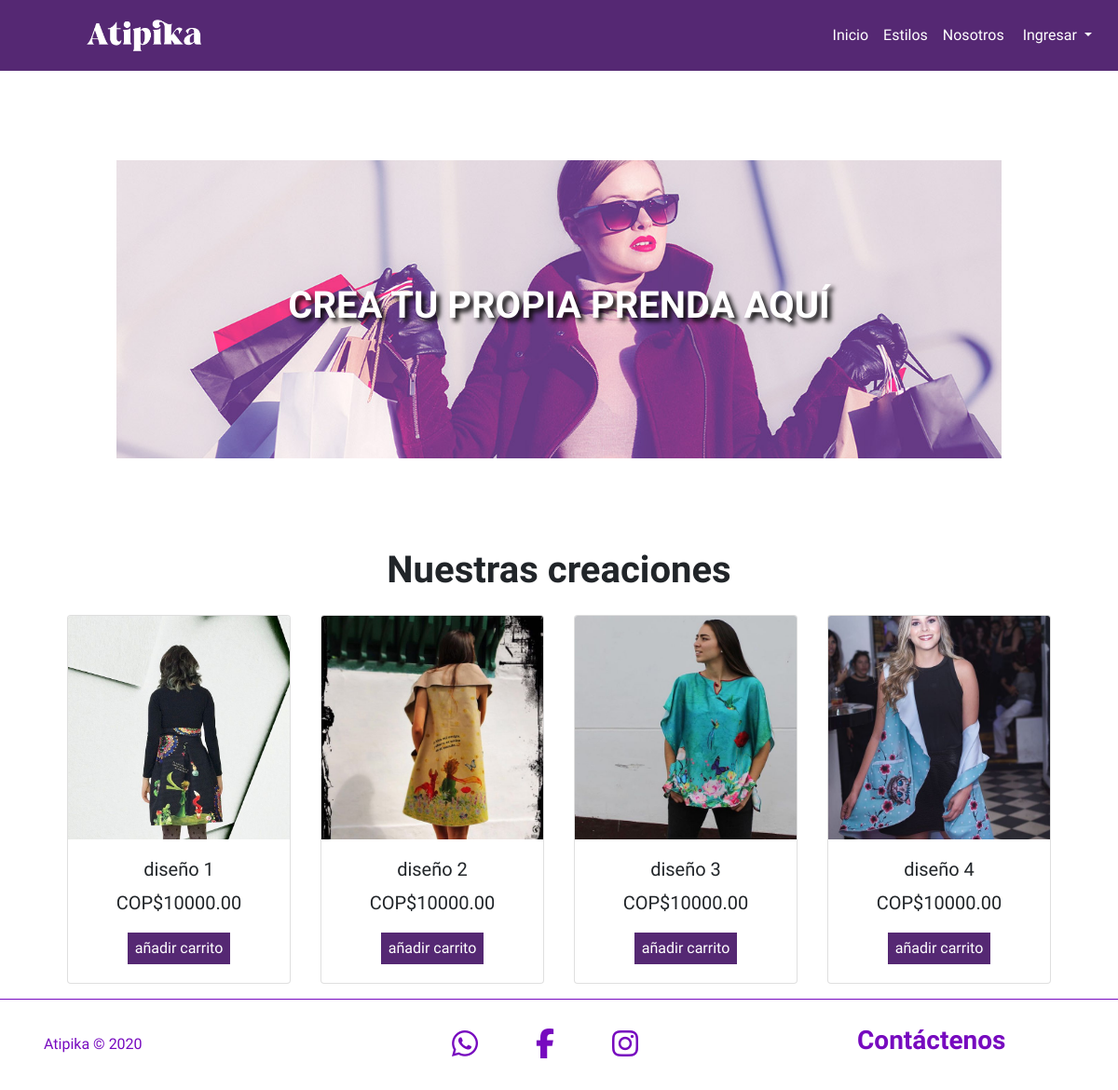
The app's page /vistas/estilos/estilos.php with its own data.
### conexion.php (called while the page is built, shortened)
<?php
$urlimagen="http://localhost/GIT/atipika/images/";
?>

### vistas/estilos/estilos.php (the view, shortened to what this page needs)
<?php
    include '../../conexion.php';
        if(!isset($_SESSION['rol'])){
            include '../../includes/header/header_inicio.php';
        }
    $sel=$conn->query('SELECT * FROM tbldiseñohechos');
?>
<!DOCTYPE html>
<html lang="es">
<head>
    <link rel="stylesheet" href="https://maxcdn.bootstrapcdn.com/bootstrap/4.0.0/css/bootstrap.min.css"
>
    <link rel="stylesheet" href="../../css/estilo.css">
</head>
<body>
        <section class="mt-5 mb-5">
            <div class="container text-center">
                <section class="sect-index">
                    <div class="bg-index">
                        <div class="img-titulo text-center">
                            <a href="../crear-estilo/crear_estilo.php">
                                <h1>CREA TU PROPIA PRENDA AQUÍ</h1>
                            </a>
                        </div>
                    </div>
                </section>
            </div>
        </section>
    <div class="container text-center">
        <h1>Nuestras creaciones</h1>
        <div class="row2 text-center">
            <?php
                while($fila=$sel->fetch_assoc()){
            ?>
            <div class="card m-3" style="width: 15rem;">
                <img src="<?php echo $urlimagen.$fila['imagen'] ?>" class="imagen-portada card-img-top"
                    style="height: 15rem;" />
                <div class="card-body">
                    <h5 class="card-title text-center">
                        <?php echo $fila['nombre'] ?>
                    </h5>
                    <h5 class="card-title text-center">
                        COP$<?php echo $fila['valor'] ?>
                    </h5>
                    <div class="align-items-center text-center mt-2">
                    <a href="../../carrito/agregar.php?id=<?php echo $fila['cod_diseño_hecho'] ?>&img=<?php echo $fila['imagen'] ?>"><button class="btn-color">añadir carrito</button></a>
                    </div>
                </div>
            </div>
            <?php
                }
            ?>
        </div>
    </div>
    <?php
        include ('../../includes/footer/footer.php');
    ?>
</body>
</html>

### css/estilo.css (style rules this page uses)
* { transition: all 0.3s; margin: 0; max-width: 100%; }
html, body { font-family: 'Raleway', sans-serif; }
h1, h2, h3 { font-weight: 700; }
.btn-color { background-color: #552873; color: #ffffff; border: none; font-size: 1rem; padding: 0.3rem 0.5rem; margin-top: 0.5rem; }
.row2 { display: flex; flex-wrap: wrap; justify-content: center; align-items: center; }
.sect-index { width: 100%; padding: 3rem 5rem; }
.bg-index { background-image: url(../img/bg.jpg); background-position: center; background-repeat: no-repeat; background-size: cover; height: 40vh; display: flex; align-items: center; justify-content: center; transition: 0.5s; }
.bg-index a { color: #FFF; text-decoration: none; text-shadow: 4px 4px 5px #0c0c0c; font-weight: 700; }
.card-img-top { object-fit: cover; background-position: center; background-repeat: no-repeat; background-size: cover; }

### records on screen
tbldiseñohechos: imagen (picture), nombre "diseño 1", valor "10000.00"
tbldiseñohechos: imagen (picture), nombre "diseño 2", valor "10000.00"
tbldiseñohechos: imagen (picture), nombre "diseño 3", valor "10000.00"
tbldiseñohechos: imagen (picture), nombre "diseño 4", valor "10000.00"
